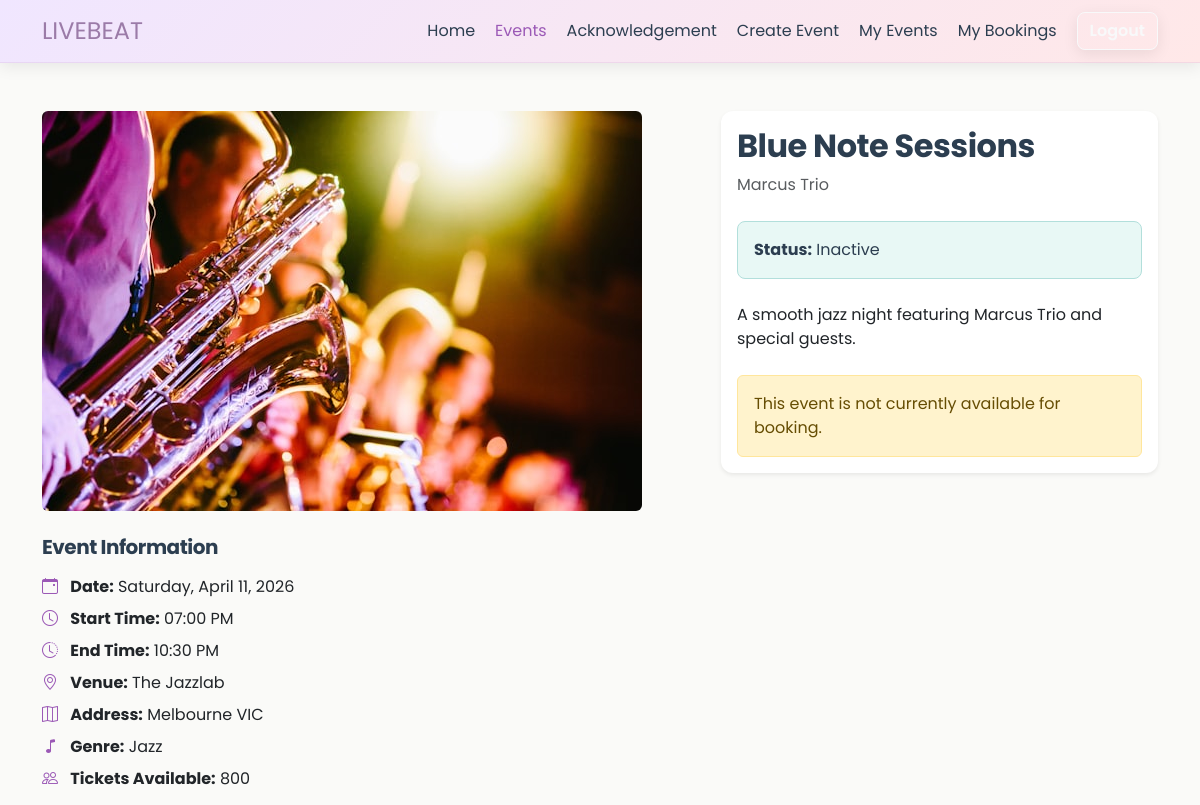
Page /events/2 (signed in, upper part) on the earlier database version.
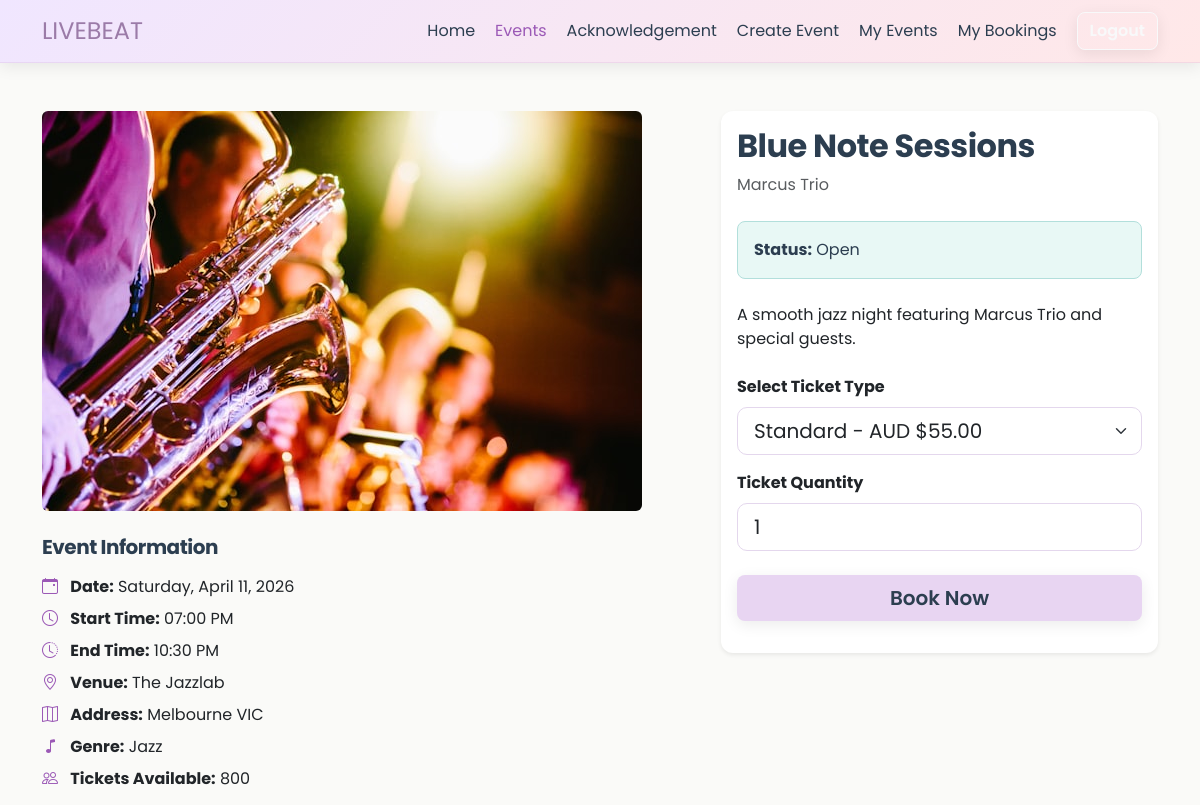
Same page on the later database version.
### livebeat/models.py (models this page shows)
class Event(db.Model):
    id = db.Column(
        db.Integer,
        primary_key=True
    )
    title = db.Column(
        db.String(100),
        nullable=False
    )
    artist = db.Column(
        db.String(100),
        nullable=False
    )
    description = db.Column(
        db.Text,
        nullable=False
    )
    category = db.Column(
        db.String(50),
        nullable=False
    )
    status = db.Column(
        db.String(20),
        default="Open"
    )
    capacity = db.Column(
        db.Integer,
        nullable=False
    )
    date = db.Column(
        db.DateTime,
        nullable=False
    )
    time = db.Column(
        db.Time,
        nullable=False
    )
    end_time = db.Column(
        db.Time,
        nullable=True
    )
    venue_name = db.Column(
        db.String(120),
        nullable=False
    )
    venue_address = db.Column(
        db.String(200),
        nullable=False
    )
    standard_price = db.Column(
        db.Float,
        nullable=False
    )
    vip_price = db.Column(
        db.Float,
        nullable=False
    )
    premium_price = db.Column(
        db.Float,
        nullable=False
    )
    ticket_type = db.Column(
        db.String(50),
        nullable=True,
        default="standard"
    )
    acknowledgement = db.Column(
        db.Text
    )
    image = db.Column(
        db.String(200),
        default="concert1.jpg"
    )
    created_at = db.Column(
        db.DateTime,
        default=brisbane_now
    )
    user_id = db.Column(
        db.Integer,
        db.ForeignKey("user.id")
    )
    bookings = db.relationship(
        "Booking",
        backref="event",
        lazy=True
    )
    comments = db.relationship(
        "Comment",
        backref="event",
        lazy=True
    )

### livebeat/views.py (the view)
@main_bp.route(
    "/events/<int:event_id>",
    methods=["GET", "POST"]
)
def event_details(event_id):
    event = Event.query.get_or_404(
        event_id
    )
    if (
        event.status not in (
            "Inactive",
            "Sold Out",
            "Cancelled"
        )
        and
        event.date < datetime.now()
    ):
        event.status = "Inactive"
        db.session.commit()
    comments = Comment.query.filter_by(
        event_id=event.id
    ).order_by(
        Comment.date.desc()
    ).all()
    booking_form = BookingForm()
    return render_template(
        "event-details.html",
        event=event,
        comments=comments,
        booking_form=booking_form,
    )

### livebeat/forms.py
class BookingForm(FlaskForm):
    ticket_quantity = IntegerField(
        "Ticket Quantity",
        validators=[
            InputRequired(),
            NumberRange(min=1)
        ],
        default=1,
    )
    submit = SubmitField(
        "Book Now"
    )

### livebeat/views.py (called while the page is built)
@main_bp.app_context_processor
def inject_has_created_events():
    has_created_events = False
    if current_user.is_authenticated:
        has_created_events = (
            Event.query.filter_by(
                user_id=current_user.id
            ).first() is not None
        )
    return {
        "has_created_events": has_created_events
    }

### livebeat/templates/event-details.html (shortened to what the changed rows need)
{% extends 'base.html' %}
{% block content %}
<section class="py-5">
    <div class="container">
        <div class="row g-5">
            <div class="col-lg-7">
                <img
                    src="{{ url_for('static', filename='images/' ~ event.image) }}"
                    alt="{{ event.title }}"
                    class="img-fluid rounded"
                >
                <div class="mt-4">
                    <h5 class="mb-3">
                    </h5>
                    <ul class="list-unstyled">
                        <li class="mb-2">
                            <i class="bi bi-calendar-event me-2 text-purple"></i>
                            <strong>Date:</strong>
                            {{ event.date.strftime('%A, %B %d, %Y') }}
                        </li>
                        <li class="mb-2">
                            <i class="bi bi-clock me-2 text-purple"></i>
                            <strong>Start Time:</strong>
                            {{ event.date.strftime('%I:%M %p') }}
                        </li>
                        {% if event.end_time %}
                        <li class="mb-2">
                            <i class="bi bi-clock-history me-2 text-purple"></i>
                            <strong>End Time:</strong>
                            {{ event.end_time.strftime('%I:%M %p') }}
                        </li>
                        {% endif %}
                        <li class="mb-2">
                            <i class="bi bi-geo-alt me-2 text-purple"></i>
                            <strong>Venue:</strong>
                            {{ event.venue_name }}
                        </li>
                        <li class="mb-2">
                            <i class="bi bi-map me-2 text-purple"></i>
                            <strong>Address:</strong>
                            {{ event.venue_address }}
                        </li>
                        <li class="mb-2">
                            <i class="bi bi-music-note me-2 text-purple"></i>
                            <strong>Genre:</strong>
                            {{ event.category|capitalize }}
                        </li>
                        <li class="mb-2">
                            <i class="bi bi-people me-2 text-purple"></i>
                            <strong>Tickets Available:</strong>
                            {{ event.capacity }}
                        </li>
                    </ul>
                </div>
            </div>
            <div class="col-lg-5">
                <div class="card border-0 shadow-sm">
                    <div class="card-body">
                        <h2 class="card-title mb-2">
                            {{ event.title }}
                        </h2>
                        <p class="text-muted mb-4">
                            {{ event.artist }}
                        </p>
                        <div class="alert alert-info mb-4">
                            <strong>Status:</strong>
                            {{ event.status }}
                        </div>
                        <p class="mb-4">
                            {{ event.description }}
                        </p>
                        {% if current_user.is_authenticated %}
                            {% if event.status == "Open" and event.capacity > 0 %}
                            <form
                                method="POST"
                                action="{{ url_for('main.book_event', event_id=event.id) }}"
                            >
                                <div class="mb-3">
                                    <label class="form-label">
                                        <strong>Select Ticket Type</strong>
                                    </label>
                                    <select
                                        name="ticket_type"
                                        class="form-select form-select-lg"
                                        required
                                    >
                                        <option value="standard">
                                            Standard -
                                            AUD ${{
                                                "%.2f"|format(
                                                    event.standard_price
                                                )
                                            }}
                                        </option>
                                    </select>
                                </div>
                                <div class="mb-4">
                                    <label
                                        for="{{ booking_form.ticket_quantity.id }}"
                                        class="form-label"
                                    >
                                        <strong>Ticket Quantity</strong>
                                    </label>
                                    {{ booking_form.ticket_quantity(
                                        class="form-control form-control-lg",
                                        min="1",
                                        max=event.capacity,
                                        required=True
                                    ) }}
                                </div>
                                {{ booking_form.submit(
                                    class="btn btn-primary btn-lg w-100 mb-3"
                                ) }}
                            </form>
                            {% else %}
                            <div class="alert alert-warning mb-0">
                                This event is not currently available for booking.
                            </div>
                            {% endif %}
                        {% endif %}
                    </div>
                </div>
            </div>
        </div>
    </div>
</section>
{% endblock %}

Differences in the rows shown:
changed Event "Blue Note Sessions": status "Inactive" → "Open"
Other differences:
form field ticket_type: (not shown) → "Standard - AUD $55.00"
form field ticket_quantity: (not shown) → "1"
form field submit: (not shown) → "Book Now"
text no longer shown: "This event is not currently available for booking."
text now shown: "Select Ticket Type Ticket Quantity"
